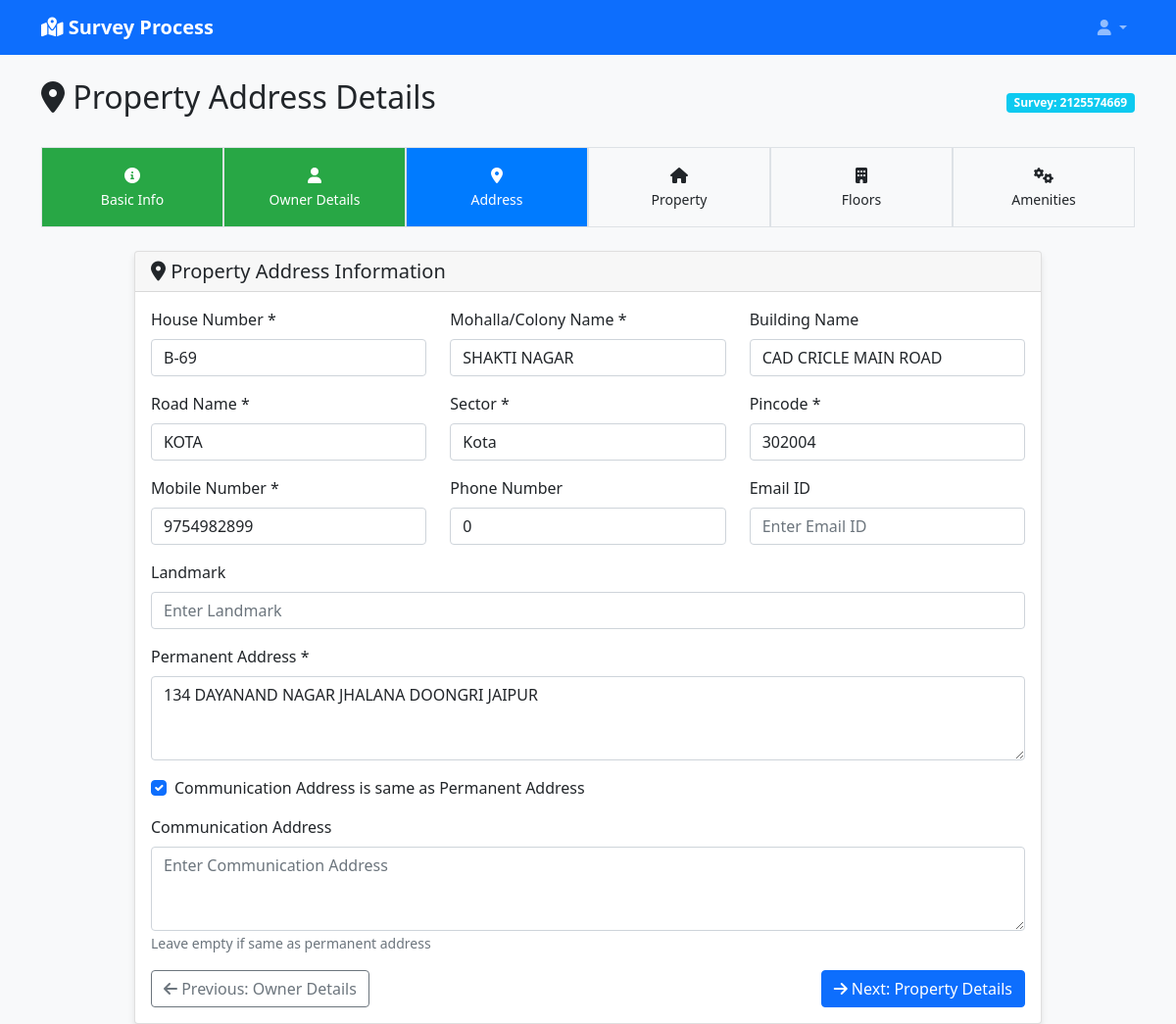
/survey/3/address-details/ (signed in), run on the app's committed database.
### survey_process/models.py (models this page shows, shortened)
class Survey(models.Model):
    SURVEY_STATUS_CHOICES = [
        ('draft', 'Draft'),
        ('form_completed', 'Form Completed'),
        ('geotagged', 'Geotagged'),
        ('completed', 'Completed'),
        ('verified', 'Verified'),
        ('rejected', 'Rejected'),
    ]
    survey_id = models.UUIDField(default=uuid.uuid4, editable=False, unique=True)
    survey_number = models.CharField(max_length=50, unique=True, blank=True, null=True, verbose_name="Survey Number")
    service_no = models.CharField(max_length=50, blank=True, null=True, verbose_name="Service Number")
    unique_key = models.CharField(max_length=100, blank=True, null=True, verbose_name="Unique Key")
    status = models.CharField(max_length=20, choices=SURVEY_STATUS_CHOICES, default='draft')
    surveyor = models.ForeignKey(User, on_delete=models.CASCADE, related_name='surveys')
    created_at = models.DateTimeField(auto_now_add=True)
    updated_at = models.DateTimeField(auto_now=True)
    completed_at = models.DateTimeField(null=True, blank=True)
    TAX_PAID_CHOICES = [
        ('', 'Select Tax Status'),
        ('yes', 'Yes'),
        ('no', 'No'),
        ('partial', 'Partial'),
    ]
    ONE_TIME_PAID_CHOICES = [
        ('', 'Select One Time Payment'),
        ('yes', 'Yes'),
        ('no', 'No'),
    ]
    tax_paid = models.CharField(max_length=10, choices=TAX_PAID_CHOICES, blank=True)
    one_time_paid = models.CharField(max_length=10, choices=ONE_TIME_PAID_CHOICES, blank=True)
    MULTI_STORAGE_CHOICES = [
        ('', 'Select Multi Storage'),
        ('yes', 'Yes'),
        ('no', 'No'),
    ]
    EX_PARTY_CHOICES = [
        ('', 'Select Ex Party'),
        ('yes', 'Yes'),
        ('no', 'No'),
    ]
    multi_storage_complex = models.CharField(max_length=10, choices=MULTI_STORAGE_CHOICES, blank=True)
    is_ex_party = models.CharField(max_length=10, choices=EX_PARTY_CHOICES, blank=True)
    surveyor_notes = models.TextField(blank=True, verbose_name="Surveyor Notes")
    verification_notes = models.TextField(blank=True, verbose_name="Verification Notes")
    class Meta:
        verbose_name = "Survey"
        verbose_name_plural = "Surveys"
        ordering = ['-created_at']

class PropertyAddress(models.Model):
    survey = models.OneToOneField(Survey, on_delete=models.CASCADE, related_name='address')
    house_no = models.CharField(max_length=50, verbose_name="House Number")
    mohalla_colony_name = models.CharField(max_length=100, verbose_name="Mohalla/Colony Name")
    building_name = models.CharField(max_length=100, blank=True, verbose_name="Building Name")
    road_name = models.CharField(max_length=100, verbose_name="Road Name")
    sector = models.CharField(max_length=50, verbose_name="Sector")
    mobile_no = models.CharField(max_length=15, verbose_name="Mobile Number")
    phone_no = models.CharField(max_length=15, blank=True, verbose_name="Phone Number")
    email_id = models.EmailField(blank=True, verbose_name="Email ID")
    landmark = models.CharField(max_length=100, blank=True, verbose_name="Landmark")
    pincode = models.CharField(max_length=10, verbose_name="Pincode")
    permanent_address = models.TextField(verbose_name="Permanent Address")
    same_as_permanent = models.BooleanField(default=False, verbose_name="Same as Permanent Address")
    communication_address = models.TextField(blank=True, verbose_name="Communication Address")
    class Meta:
        verbose_name = "Property Address"
        verbose_name_plural = "Property Addresses"

### survey_process/views.py (the view)
# urls.py: path('<int:survey_id>/address-details/', views.survey_address_details, name='survey_address_details'),
@login_required
def survey_address_details(request, survey_id):
    survey = get_object_or_404(Survey, id=survey_id, surveyor=request.user)
    try:
        address = survey.address
    except:
        address = None
    if request.method == 'POST':
        address_form = PropertyAddressForm(request.POST, instance=address)
        if address_form.is_valid():
            address = address_form.save(commit=False)
            address.survey = survey
            address.save()
            messages.success(request, 'Address details saved successfully!')
            return redirect('survey_process:survey_property_details', survey_id=survey.id)
        else:
            messages.error(request, 'Please correct the errors in the form.')
    else:
        address_form = PropertyAddressForm(instance=address)
    context = {
        'address_form': address_form,
        'survey': survey,
    }
    return render(request, 'survey_process/survey_address_details.html', context)

### survey_process/templates/survey_process/survey_address_details.html (shortened to what this page needs)
{% extends 'survey_process/base.html' %}
{% block content %}
<div class="row">
    <div class="col-12">
        <div class="d-flex justify-content-between align-items-center mb-4">
            <h2><i class="fas fa-map-marker-alt"></i> Property Address Details</h2>
            <div>
                <span class="badge bg-info">Survey: {{ survey.service_no }}</span>
            </div>
        </div>
    </div>
</div>
<div class="step-indicator mb-4">
    <div class="step completed">
        <i class="fas fa-info-circle"></i><br>
        <small>Basic Info</small>
    </div>
    <div class="step completed">
        <i class="fas fa-user"></i><br>
        <small>Owner Details</small>
    </div>
    <div class="step active">
        <i class="fas fa-map-marker-alt"></i><br>
        <small>Address</small>
    </div>
    <div class="step">
        <i class="fas fa-home"></i><br>
        <small>Property</small>
    </div>
    <div class="step">
        <i class="fas fa-building"></i><br>
        <small>Floors</small>
    </div>
    <div class="step">
        <i class="fas fa-cogs"></i><br>
        <small>Amenities</small>
    </div>
</div>
<div class="row justify-content-center">
    <div class="col-md-10">
        <div class="card">
            <div class="card-header">
                <h5 class="mb-0"><i class="fas fa-map-marker-alt"></i> Property Address Information</h5>
            </div>
            <div class="card-body">
                <form method="post">
                    <div class="row">
                        <div class="col-md-4">
                            <div class="mb-3">
                                <label for="{{ address_form.house_no.id_for_label }}" class="form-label">
                                    House Number *
                                </label>
                                {{ address_form.house_no }}
                            </div>
                        </div>
                        <div class="col-md-4">
                            <div class="mb-3">
                                <label for="{{ address_form.mohalla_colony_name.id_for_label }}" class="form-label">
                                    Mohalla/Colony Name *
                                </label>
                                {{ address_form.mohalla_colony_name }}
                            </div>
                        </div>
                        <div class="col-md-4">
                            <div class="mb-3">
                                <label for="{{ address_form.building_name.id_for_label }}" class="form-label">
                                    Building Name
                                </label>
                                {{ address_form.building_name }}
                            </div>
                        </div>
                    </div>
                    <div class="row">
                        <div class="col-md-4">
                            <div class="mb-3">
                                <label for="{{ address_form.road_name.id_for_label }}" class="form-label">
                                    Road Name *
                                </label>
                                {{ address_form.road_name }}
                            </div>
                        </div>
                        <div class="col-md-4">
                            <div class="mb-3">
                                <label for="{{ address_form.sector.id_for_label }}" class="form-label">
                                    Sector *
                                </label>
                                {{ address_form.sector }}
                            </div>
                        </div>
                        <div class="col-md-4">
                            <div class="mb-3">
                                <label for="{{ address_form.pincode.id_for_label }}" class="form-label">
                                    Pincode *
                                </label>
                                {{ address_form.pincode }}
                            </div>
                        </div>
                    </div>
                    <div class="row">
                        <div class="col-md-4">
                            <div class="mb-3">
                                <label for="{{ address_form.mobile_no.id_for_label }}" class="form-label">
                                    Mobile Number *
                                </label>
                                {{ address_form.mobile_no }}
                            </div>
                        </div>
                        <div class="col-md-4">
                            <div class="mb-3">
                                <label for="{{ address_form.phone_no.id_for_label }}" class="form-label">
                                    Phone Number
                                </label>
                                {{ address_form.phone_no }}
                            </div>
                        </div>
                        <div class="col-md-4">
                            <div class="mb-3">
                                <label for="{{ address_form.email_id.id_for_label }}" class="form-label">
                                    Email ID
                                </label>
                                {{ address_form.email_id }}
                            </div>
                        </div>
                    </div>
                    <div class="row">
                        <div class="col-md-12">
                            <div class="mb-3">
                                <label for="{{ address_form.landmark.id_for_label }}" class="form-label">
                                    Landmark
                                </label>
                                {{ address_form.landmark }}
                            </div>
                        </div>
                    </div>
                    <div class="row">
                        <div class="col-md-12">
                            <div class="mb-3">
                                <label for="{{ address_form.permanent_address.id_for_label }}" class="form-label">
                                    Permanent Address *
                                </label>
                                {{ address_form.permanent_address }}
                            </div>
                        </div>
                    </div>
                    <div class="row">
                        <div class="col-md-12">
                            <div class="mb-3">
                                <div class="form-check">
                                    {{ address_form.same_as_permanent }}
                                    <label class="form-check-label" for="{{ address_form.same_as_permanent.id_for_label }}">
                                        Communication Address is same as Permanent Address
                                    </label>
                                </div>
                            </div>
                        </div>
                    </div>
                    <div class="row">
                        <div class="col-md-12">
                            <div class="mb-3">
                                <label for="{{ address_form.communication_address.id_for_label }}" class="form-label">
                                    Communication Address
                                </label>
                                {{ address_form.communication_address }}
                                <small class="form-text text-muted">Leave empty if same as permanent address</small>
                            </div>
                        </div>
                    </div>
                    <div class="row">
                        <div class="col-12">
                            <div class="d-grid gap-2 d-md-flex justify-content-md-between">
                                <a href="{% url 'survey_process:survey_owner_details' survey.id %}" class="btn btn-outline-secondary">
                                    <i class="fas fa-arrow-left"></i> Previous: Owner Details
                                </a>
                                <button type="submit" class="btn btn-primary">
                                    <i class="fas fa-arrow-right"></i> Next: Property Details
                                </button>
                            </div>
                        </div>
                    </div>
                </form>
            </div>
        </div>
    </div>
</div>
{% endblock %}

### survey_process/templates/survey_process/base.html (style rules this page uses)
.card { box-shadow: 0 4px 6px rgba(0, 0, 0, 0.1); }
.step-indicator { display: flex; justify-content: space-between; margin-bottom: 2rem; }
.step { flex: 1; text-align: center; padding: 1rem; background: #f8f9fa; border: 1px solid #dee2e6; position: relative; }
.step.active { background: #007bff; color: white; }
.step.completed { background: #28a745; color: white; }

### data on the page
Survey: service_no "2125574669"
PropertyAddress: house_no "B-69", mohalla_colony_name "SHAKTI NAGAR", building_name "CAD CRICLE MAIN ROAD", road_name "KOTA", sector "Kota", pincode "302004", mobile_no "9754982899", phone_no "0", permanent_address "134 DAYANAND NAGAR JHALANA DOONGRI JAIPUR", same_as_permanent "☑"
